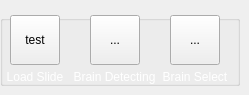
          <widget class="QWidget" name="pageBrainDetect">
           <widget class="QGroupBox" name="gboxBrain">
            <property name="geometry">
             <rect>
              <x>0</x>
              <y>15</y>
              <width>240</width>
              <height>71</height>
             </rect>
            </property>
            <property name="title">
             <string/>
            </property>
            <widget class="QLabel" name="label_9">
             <property name="geometry">
              <rect>
               <x>-5</x>
               <y>50</y>
               <width>80</width>
               <height>25</height>
              </rect>
             </property>
             <property name="text">
              <string>&lt;html&gt;&lt;head/&gt;&lt;body&gt;&lt;p align=&quot;center&quot;&gt;&lt;span style=&quot; font-size:9pt; color:#ffffff;&quot;&gt;Load Slide&lt;/span&gt;&lt;/p&gt;&lt;/body&gt;&lt;/html&gt;</string>
             </property>
            </widget>
            <widget class="QLabel" name="label_10">
             <property name="geometry">
              <rect>
               <x>67</x>
               <y>50</y>
               <width>95</width>
               <height>25</height>
              </rect>
             </property>
             <property name="text">
              <string>&lt;html&gt;&lt;head/&gt;&lt;body&gt;&lt;p align=&quot;center&quot;&gt;&lt;span style=&quot; font-size:9pt; color:#ffffff;&quot;&gt;Brain Detecting&lt;/span&gt;&lt;/p&gt;&lt;/body&gt;&lt;/html&gt;</string>
             </property>
            </widget>
            <widget class="QToolButton" name="btnLoadSlide">
             <property name="geometry">
              <rect>
               <x>10</x>
               <y>0</y>
               <width>50</width>
               <height>50</height>
              </rect>
             </property>
             <property name="text">
              <string>test</string>
             </property>
             <property name="icon">
              <iconset>
               <normaloff>:/newPrefix/Icons/load2.svg</normaloff>:/newPrefix/Icons/load2.svg</iconset>
             </property>
             <property name="iconSize">
              <size>
               <width>32</width>
               <height>32</height>
              </size>
             </property>
            </widget>
            <widget class="QToolButton" name="btnBrainDetecting">
             <property name="geometry">
              <rect>
               <x>90</x>
               <y>0</y>
               <width>50</width>
               <height>50</height>
              </rect>
             </property>
             <property name="text">
              <string>...</string>
             </property>
             <property name="icon">
              <iconset>
               <normaloff>:/newPrefix/Icons/detection.svg</normaloff>:/newPrefix/Icons/detection.svg</iconset>
             </property>
             <property name="iconSize">
              <size>
               <width>32</width>
               <height>32</height>
              </size>
             </property>
            </widget>
            <widget class="QToolButton" name="btnSelectBrain">
             <property name="geometry">
              <rect>
               <x>170</x>
               <y>0</y>
               <width>50</width>
               <height>50</height>
              </rect>
             </property>
             <property name="text">
              <string>...</string>
             </property>
             <property name="icon">
              <iconset>
               <normaloff>:/newPrefix/Icons/select.svg</normaloff>:/newPrefix/Icons/select.svg</iconset>
             </property>
             <property name="iconSize">
              <size>
               <width>32</width>
               <height>32</height>
              </size>
             </property>
            </widget>
            <widget class="QLabel" name="label_18">
             <property name="geometry">
              <rect>
               <x>155</x>
               <y>50</y>
               <width>80</width>
               <height>25</height>
              </rect>
             </property>
             <property name="text">
              <string>&lt;html&gt;&lt;head/&gt;&lt;body&gt;&lt;p align=&quot;center&quot;&gt;&lt;span style=&quot; font-size:9pt; color:#ffffff;&quot;&gt;Brain Select&lt;/span&gt;&lt;/p&gt;&lt;/body&gt;&lt;/html&gt;</string>
             </property>
            </widget>
            <zorder>label_9</zorder>
            <zorder>btnLoadSlide</zorder>
            <zorder>btnBrainDetecting</zorder>
            <zorder>btnSelectBrain</zorder>
            <zorder>label_18</zorder>
            <zorder>label_10</zorder>
           </widget>
          </widget>
